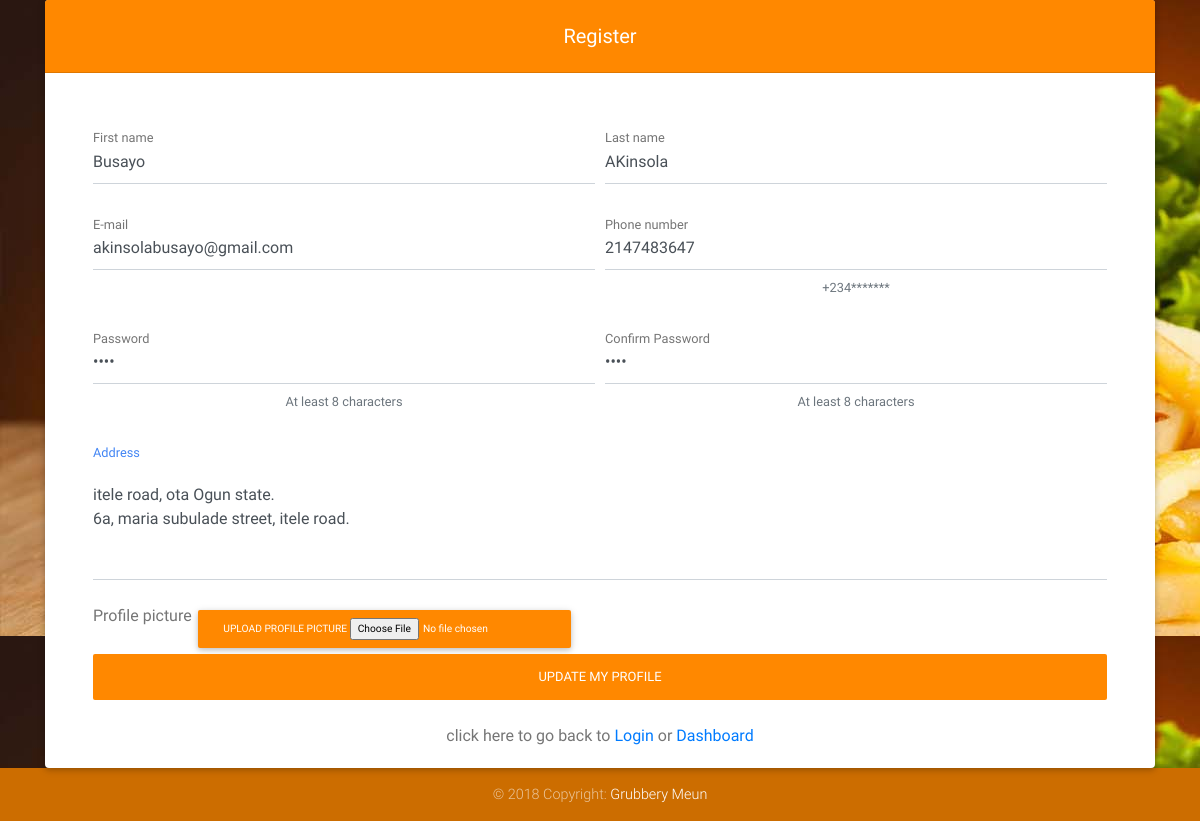
Page /user/edit_profile.php (signed in) on the committed database.
### tables this page shows
CREATE TABLE IF NOT EXISTS `user` (
  `id` int(200) NOT NULL AUTO_INCREMENT,
  `firstname` varchar(200) NOT NULL,
  `lastname` varchar(200) NOT NULL,
  `email` varchar(200) NOT NULL,
  `phone` int(12) NOT NULL,
  `address` text NOT NULL,
  `password` text NOT NULL,
  `profile_pics` text NOT NULL,
  PRIMARY KEY (`id`),
  UNIQUE KEY `id` (`id`)
);

### user/session.php (called while the page is built, shortened)
<?php
   include('connect.php');
   $user_check = $_SESSION['login_user'];
   $user_id = $_SESSION['login_id'];
   $ses_sql = mysqli_query($link,"select * from user where email = '$user_check' and id= '$user_id' ");
   $row = mysqli_fetch_array($ses_sql,MYSQLI_ASSOC);
   $login_session = $row['email'];
   $login_firstname = $row['firstname'];
   $login_Lastname = $row['lastname'];
   $login_image = $row['profile_pics'];
   $login_phone = $row['phone'];
   $login_Address = $row['address'];
   $login_pass = $row['password'];
?>

### user/edit_profile.php (the view, shortened to what this page needs)
<!DOCTYPE html>
<html lang="en">
<?php
    include('session.php');
?>
<head>
  <link rel="stylesheet" href="https://maxcdn.bootstrapcdn.com/font-awesome/4.7.0/css/font-awesome.min.css">
  <link href="css/bootstrap.min.css" rel="stylesheet">
  <link href="css/mdb.min.css" rel="stylesheet">
  <link href="css/style.css" rel="stylesheet">
</head>
<?php
        $message = '';
    ?>
<body>
  <div class="container-fluid" style="background-image: url('images/foodImg.jpg');">
  <div class="container">
  <div class="row" >
  <div class="col-md-12 mb-6">
<div class="card">
        <h5 class="card-header info-color white-text text-center py-4 bg-warning">
            <strong>Register</strong>
        </h5>
        <div class="card-body px-lg-5 pt-0">
            <form class="text-center" name="regForm" enctype="multipart/form-data" onsubmit="return validateForm()" method="POST" style="color: #757575;">
            <?php echo $message; ?><br><br>
                <div class="form-row">
                    <div class="col">
                        <div class="md-form">
                            <input type="text" name="firstname" id="materialRegisterFormFirstName" value="<?php echo $login_firstname ?>" class="form-control">
                            <label for="materialRegisterFormFirstName">First name</label>
                        </div>
                    </div>
                    <div class="col">
                        <div class="md-form">
                            <input type="text" name="lastname" id="materialRegisterFormLastName" value="<?php echo $login_Lastname ?>" class="form-control">
                            <label for="materialRegisterFormLastName">Last name</label>
                        </div>
                    </div>
                </div>
                <div class="form-row">
                <div class="col">
                        <div class="md-form">
                    <input type="email" name="email" id="materialRegisterFormEmail" value="<?php echo $login_session ?>" class="form-control">
                    <label for="materialRegisterFormEmail">E-mail</label>
                </div>
            </div>
                <div class="col">
                        <div class="md-form">
                        <input type="text" name="phone" id="materialRegisterFormPhone" value="<?php echo $login_phone ?>" class="form-control" aria-describedby="materialRegisterFormPhoneHelpBlock">
                        <label for="materialRegisterFormPhone">Phone number</label>
                        <small id="materialRegisterFormPhoneHelpBlock" class="form-text text-muted mb-4">
                            +234*******
                        </small>
                    </div></div>
                </div>
                <div class="form-row">
                <div class="col">
                        <div class="md-form">
                    <input type="password" name="password" id="materialRegisterFormPassword" value="<?php echo $login_pass ?>" class="form-control" aria-describedby="materialRegisterFormPasswordHelpBlock">
                    <label for="materialRegisterFormPassword">Password</label>
                    <small id="materialRegisterFormPasswordHelpBlock" class="form-text text-muted mb-4">
                        At least 8 characters
                    </small>
                </div>
            </div>
                <div class="col">
                        <div class="md-form">
                        <input type="password" name="confirmpassword" id="materialRegisterFormPassword" value="<?php echo $login_pass ?>" class="form-control" aria-describedby="materialRegisterFormPasswordHelpBlock">
                        <label for="materialRegisterFormPassword">Confirm Password</label>
                        <small id="materialRegisterFormPasswordHelpBlock" class="form-text text-muted mb-4">
                            At least 8 characters
                        </small>
                    </div>
                </div>
                </div>
            <div class="md-form">
                    <textarea type="text" name="address" id="materialContactFormMessage" value="<?php echo $login_Address ?>"  class="form-control md-textarea" rows="3"><?php echo $login_Address ?></textarea>
                    <label for="materialContactFormMessage">Address</label>
                </div>
                <div class="file-field">
                        <div class="file-path-wrapper float-left">
                                Profile picture
                        </div>
                        <div class="btn btn-warning btn-sm float-left">
                            <span>Upload Profile picture</span>
                            <input type="file" name="image" value="<?php echo $login_image ?>" >
                        </div>
                    </div>
                <button class="btn btn-warning btn-rounded btn-block my-4 waves-effect z-depth-0" name="submit" type="submit">Update My Profile</button>
                click here to go back to <a href="index.php">Login</a> or <a href="/project/user/dashboard.php">Dashboard</a>
            </form>
        </div>
    </div>
      </div>
  </div>
</div>
</div>
  <footer class="page-footer font-small bg-warning">
        <div class="footer-copyright text-center py-3">© 2018 Copyright:
          <a href=""> Grubbery Meun</a>
        </div>
      </footer>
</body>
</html>

### rows in the picture
user: firstname "Busayo", lastname "AKinsola", email "akinsolabusayo@gmail.com", phone "2147483647", address "itele road, ota Ogun state. 6a, maria subulade street, itele road."
